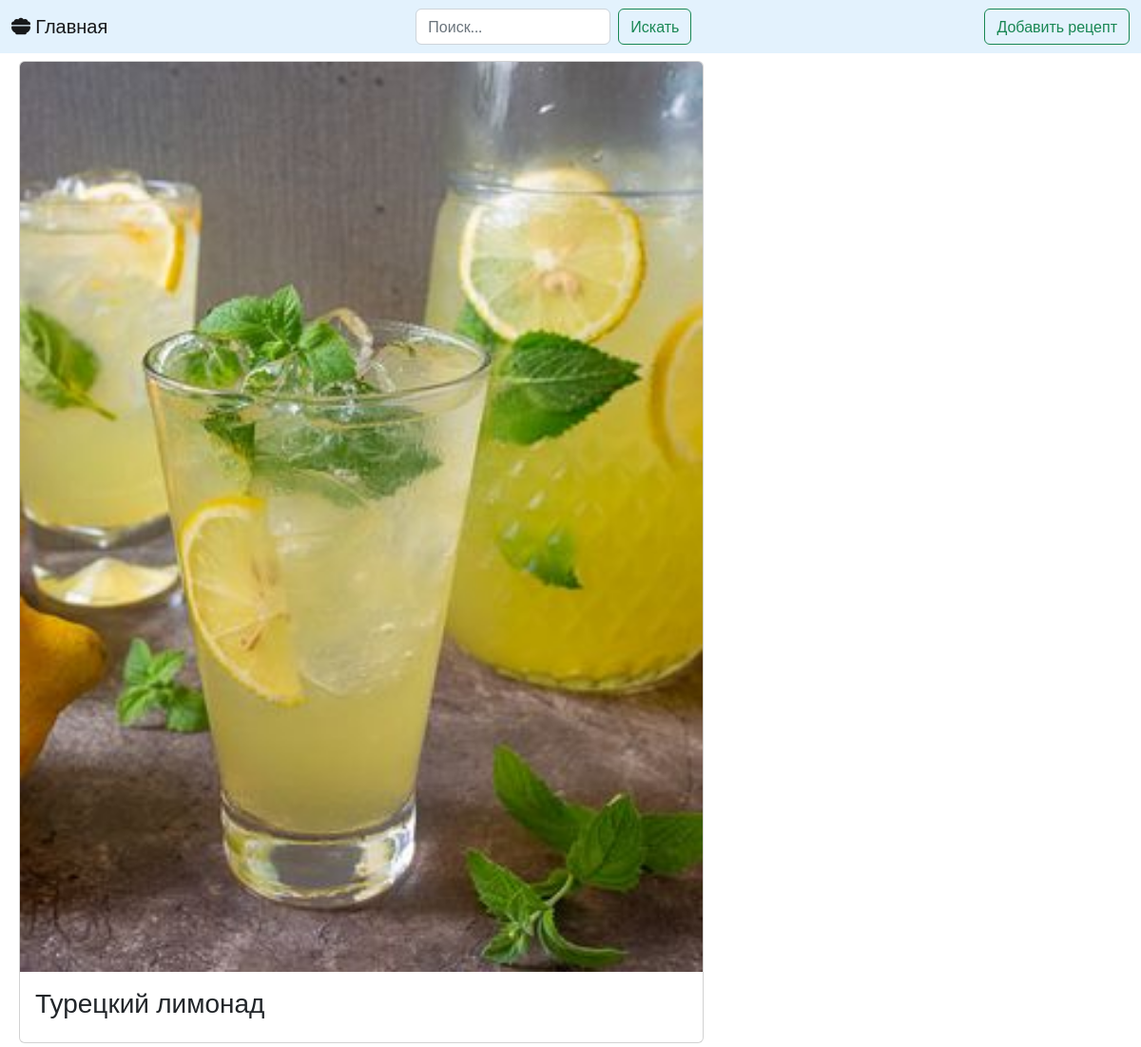
Page /3 on the committed database.
### blog/models.py (models this page shows, shortened)
class Post(models.Model):
    author = models.CharField(max_length=20, default = 'User')
    image = models.ImageField(upload_to='static/posts')
    title = models.CharField(max_length=50, null=True, blank=True)
    desc = models.TextField(max_length=150)
    class Meta:
        verbose_name = 'Пост'
        verbose_name_plural = 'Посты'

### blog/views.py (the view)
# urls.py: path('<int:pk>', DetailObjectsView.as_view(), name='detail'),
class DetailObjectsView(DetailView):
    model = Post
    template_name = 'detail.html'
    context_object_name = 'post'

### blog/templates/detail.html (shortened to what this page needs)
{% extends 'base.html' %}
{% block content %}
<div class="container m-2">
    <div class="card" style="width: 45rem;">
        <img src="{{post.image}}" class="card-img-top" alt="...">
        <div class="card-body">
            <h3 class="card-text"> {{post.title}} </h3>
      </div>
    </div>
</div>
{% endblock %}

### rows in the picture
Post: image (picture), title "Турецкий лимонад"
